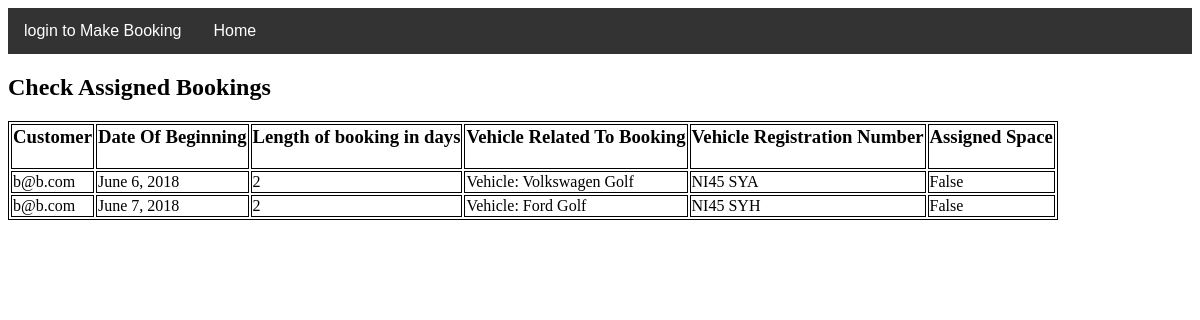
/ParkEasy/Staff/AssignedBookings, run on an earlier commit of the app's database.
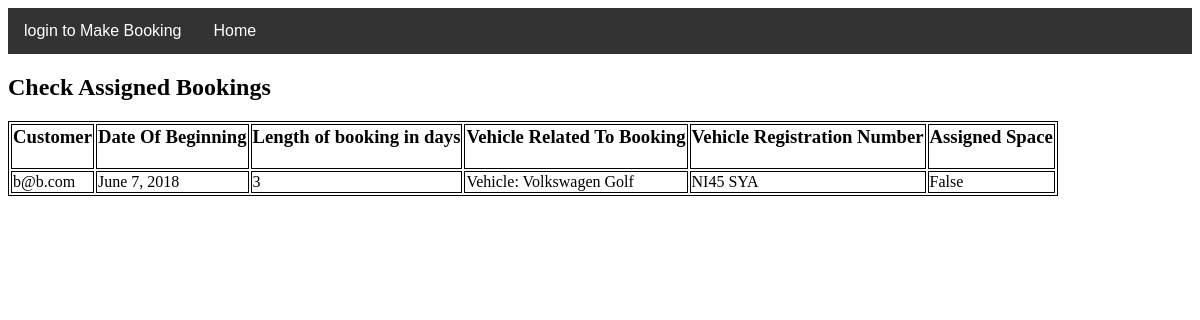
And on a later commit of the database.
### ParkEasy/models.py (models this page shows, shortened)
class Booking(models.Model):
    customer = models.ForeignKey(Customer, on_delete=models.CASCADE)
    prices = models.ForeignKey(Prices, on_delete=models.CASCADE, default=1)
    vehicle = models.ForeignKey(Vehicle, on_delete=models.CASCADE)
    departing = models.ForeignKey(Departing, on_delete=models.CASCADE)
    arriving = models.ForeignKey(Arriving, on_delete=models.CASCADE)
    vip = models.BooleanField(default=False)
    valet = models.BooleanField(default=False)
    booking_date = models.DateField(default=timezone.now)
    booking_length = models.IntegerField(default=0)
    checked_in = models.BooleanField(default=False)
    checked_out = models.BooleanField(default=False)
    date_created = models.DateField(default=timezone.now)
    assigned_space = models.BooleanField(default=False)
    refunded = models.BooleanField(default=False)

class Customer(AbstractUser):
    first_name = models.CharField(max_length=30, blank=False)
    last_name = models.CharField(max_length=150, blank=False)
    password = models.CharField(max_length=100, default="")
    email = models.EmailField(max_length=100, default="", unique=True)
    is_staff = models.BooleanField(
        default=False,
        help_text='Designates whether the user can log into this site.',
    )
    address_line1 = models.CharField(max_length=100)
    address_line2 = models.CharField(max_length=100)
    postcode_regex = RegexValidator(regex=r'([Gg][Ii][Rr] 0[Aa]{2})|((([A-Za-z][0-9]{1,2})|'
                                          r'(([A-Za-z][A-Ha-hJ-Yj-y][0-9]{1,2})|(([A-Za-z][0-9][A-Za-z])|([A-Za-z]'
                                          r'[A-Ha-hJ-Yj-y][0-9]?[A-Za-z]))))\s?[0-9][A-Za-z]{2})',
                                    message="postcode must be a valid uk postcode")
    postcode = models.CharField(max_length=16, validators=[postcode_regex])
    tel_no_regex = RegexValidator(regex=r'^\+?l?\d{9,15}$',
                                  message="Phone number must be entered in the format: '+999999999'. Up to 15 digits "
                                          "allowed.")
    tel_no = models.CharField(validators=[tel_no_regex], max_length=17)
    username = None
    USERNAME_FIELD = 'email'
    REQUIRED_FIELDS = []
    objects = UserManager()
    def get_username(self):
        return self.email

class Vehicle(models.Model):
    reg_no_regex = RegexValidator(regex=r'^[A-Z]{2}[0-9]{2} [A-Z]{3}$',
                                  message="Registration must be entered in the format: 'AB12 CDE'.",
                                  code='invalid_registration')
    reg_no = models.CharField(max_length=8, validators=[reg_no_regex])
    make = models.CharField(max_length=64)
    manufacturer = models.CharField(max_length=64)
    def __str__(self):
        return 'Vehicle: ' + self.manufacturer + ' ' + self.make

### ParkEasy/views.py (the view)
# urls.py: path('Staff/AssignedBookings', assigned_bookings, name="non-assigned-bookings"),
def assigned_bookings(request):
    query_results = Booking.objects.filter(assigned_space=False, refunded=False)
    context = {"query_results": query_results}
    return render(request, 'Staff/Spaces.html', context)

### ParkEasy/templatetags/has_group.py (called while the page is built)
@register.filter(name='has_group')
def has_group(user, group_name):
    group = Group.objects.get(name=group_name)
    return group in user.groups.all()

### templates/Staff/Spaces.html (shortened to what this page needs)
{% extends 'base.html' %}
{% load static %}
{% block content %}
  <h2>Check Assigned Bookings</h2>
  <p>
    <table>
        <tr>
            <th><h3>Customer</h3></th>
            <th><h3>Date Of Beginning</h3></th>
            <th><h3>Length of booking in days</h3></th>
            <th><h3>Vehicle Related To Booking</h3></th>
            <th><h3>Vehicle Registration Number</h3></th>
            <th><h3>Assigned Space</h3></th>
        </tr>
 {% for item in query_results %}
        <tr>
            <td>
                {{ item.customer }}
            </td>
            <td>
                {{ item.booking_date }}
            </td>
            <td>
                {{ item.booking_length }}
            </td>
            <td>
                {{ item.vehicle }}
            </td>
            <td>
                {{ item.vehicle.reg_no }}
            </td>
            <td>
                {{ item.assigned_space }}
            </td>
{% endfor %}
        </tr>
</table>
</p>
{% endblock %}

What changed in the data, as far as the page shows it:
removed Booking: customer "b@b.com", booking_date "June 6, 2018", booking_length "2", vehicle "Vehicle: Volkswagen Golf", vehicle.reg_no "NI45 SYA", assigned_space "False"
removed Booking: customer "b@b.com", booking_date "June 7, 2018", booking_length "2", vehicle "Vehicle: Ford Golf", vehicle.reg_no "NI45 SYH", assigned_space "False"
added Booking: customer "b@b.com", booking_date "June 7, 2018", booking_length "3", vehicle "Vehicle: Volkswagen Golf", vehicle.reg_no "NI45 SYA", assigned_space "False"
